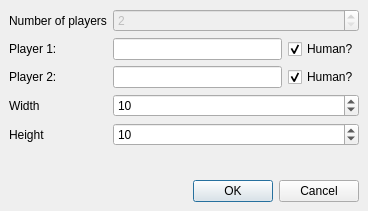
<ui version="4.0" >
 <class>NewGameDialog</class>
 <widget class="QDialog" name="NewGameDialog" >
  <property name="geometry" >
   <rect>
    <x>0</x>
    <y>0</y>
    <width>368</width>
    <height>211</height>
   </rect>
  </property>
  <property name="windowTitle" >
   <string>New Game</string>
  </property>
  <property name="layoutDirection" >
   <enum>Qt::LeftToRight</enum>
  </property>
  <layout class="QGridLayout" >
   <property name="margin" >
    <number>9</number>
   </property>
   <property name="spacing" >
    <number>6</number>
   </property>
   <item row="0" column="0" >
    <layout class="QGridLayout" >
     <property name="margin" >
      <number>0</number>
     </property>
     <property name="spacing" >
      <number>6</number>
     </property>
     <item row="2" column="0" >
      <widget class="QLabel" name="labelPLayer2Name" >
       <property name="whatsThis" >
        <string>&lt;html>&lt;head>&lt;meta name="qrichtext" content="1" />&lt;style type="text/css">
p, li { white-space: pre-wrap; }
&lt;/style>&lt;/head>&lt;body style=" font-family:Sans Serif; font-size:9pt; font-weight:400; font-style:normal; text-decoration:none;">
&lt;p style=" margin-top:0px; margin-bottom:0px; margin-left:0px; margin-right:0px; -qt-block-indent:0; text-indent:0px; font-family:Sans;">The name of the second player&lt;/p>&lt;/body>&lt;/html></string>
       </property>
       <property name="text" >
        <string>Player 2:</string>
       </property>
       <property name="buddy" >
        <cstring>playerTwoName</cstring>
       </property>
      </widget>
     </item>
     <item row="4" column="0" >
      <widget class="QLabel" name="labelHeight" >
       <property name="whatsThis" >
        <string>&lt;html>&lt;head>&lt;meta name="qrichtext" content="1" />&lt;style type="text/css">
p, li { white-space: pre-wrap; }
&lt;/style>&lt;/head>&lt;body style=" font-family:Sans Serif; font-size:9pt; font-weight:400; font-style:normal; text-decoration:none;">
&lt;p style=" margin-top:0px; margin-bottom:0px; margin-left:0px; margin-right:0px; -qt-block-indent:0; text-indent:0px; font-family:Sans;">The number of squares the area is high&lt;/p>&lt;/body>&lt;/html></string>
       </property>
       <property name="text" >
        <string>Height</string>
       </property>
       <property name="buddy" >
        <cstring>spinHeight</cstring>
       </property>
      </widget>
     </item>
     <item row="0" column="0" >
      <widget class="QLabel" name="numOfPlayersLabel" >
       <property name="text" >
        <string>Number of players</string>
       </property>
      </widget>
     </item>
     <item row="2" column="1" >
      <widget class="QLineEdit" name="playerTwoName" />
     </item>
     <item row="1" column="0" >
      <widget class="QLabel" name="labelPLayer1Name" >
       <property name="whatsThis" >
        <string>&lt;html>&lt;head>&lt;meta name="qrichtext" content="1" />&lt;style type="text/css">
p, li { white-space: pre-wrap; }
&lt;/style>&lt;/head>&lt;body style=" font-family:Sans Serif; font-size:9pt; font-weight:400; font-style:normal; text-decoration:none;">
&lt;p style=" margin-top:0px; margin-bottom:0px; margin-left:0px; margin-right:0px; -qt-block-indent:0; text-indent:0px;">The name of the first player&lt;/p>&lt;/body>&lt;/html></string>
       </property>
       <property name="text" >
        <string>Player 1:</string>
       </property>
       <property name="buddy" >
        <cstring>playerTwoName</cstring>
       </property>
      </widget>
     </item>
     <item row="1" column="1" >
      <widget class="QLineEdit" name="playerOneName" />
     </item>
     <item row="3" column="0" >
      <widget class="QLabel" name="labelWidth" >
       <property name="whatsThis" >
        <string>&lt;html>&lt;head>&lt;meta name="qrichtext" content="1" />&lt;style type="text/css">
p, li { white-space: pre-wrap; }
&lt;/style>&lt;/head>&lt;body style=" font-family:Sans Serif; font-size:9pt; font-weight:400; font-style:normal; text-decoration:none;">
&lt;p style=" margin-top:0px; margin-bottom:0px; margin-left:0px; margin-right:0px; -qt-block-indent:0; text-indent:0px; font-family:Sans;">The number of squares the area is wide&lt;/p>&lt;/body>&lt;/html></string>
       </property>
       <property name="text" >
        <string>Width</string>
       </property>
       <property name="buddy" >
        <cstring>spinWidth</cstring>
       </property>
      </widget>
     </item>
     <item row="1" column="2" >
      <widget class="QCheckBox" name="playerOneHuman" >
       <property name="text" >
        <string>Human?</string>
       </property>
       <property name="checked" >
        <bool>true</bool>
       </property>
      </widget>
     </item>
     <item row="2" column="2" >
      <widget class="QCheckBox" name="playerTwoHuman" >
       <property name="text" >
        <string>Human?</string>
       </property>
       <property name="checked" >
        <bool>true</bool>
       </property>
      </widget>
     </item>
     <item row="0" column="1" colspan="2" >
      <widget class="QSpinBox" name="spinNumOfPlayers" >
       <property name="enabled" >
        <bool>false</bool>
       </property>
       <property name="maximum" >
        <number>5</number>
       </property>
       <property name="minimum" >
        <number>2</number>
       </property>
      </widget>
     </item>
     <item row="3" column="1" colspan="2" >
      <widget class="QSpinBox" name="spinWidth" >
       <property name="minimum" >
        <number>1</number>
       </property>
       <property name="value" >
        <number>10</number>
       </property>
      </widget>
     </item>
     <item row="4" column="1" colspan="2" >
      <widget class="QSpinBox" name="spinHeight" >
       <property name="minimum" >
        <number>1</number>
       </property>
       <property name="value" >
        <number>10</number>
       </property>
      </widget>
     </item>
    </layout>
   </item>
   <item row="2" column="0" >
    <widget class="QDialogButtonBox" name="buttonBox" >
     <property name="orientation" >
      <enum>Qt::Horizontal</enum>
     </property>
     <property name="standardButtons" >
      <set>QDialogButtonBox::Cancel|QDialogButtonBox::NoButton|QDialogButtonBox::Ok</set>
     </property>
    </widget>
   </item>
   <item row="1" column="0" >
    <spacer>
     <property name="orientation" >
      <enum>Qt::Vertical</enum>
     </property>
     <property name="sizeHint" >
      <size>
       <width>20</width>
       <height>40</height>
      </size>
     </property>
    </spacer>
   </item>
  </layout>
 </widget>
 <tabstops>
  <tabstop>playerOneName</tabstop>
  <tabstop>playerTwoName</tabstop>
  <tabstop>spinWidth</tabstop>
  <tabstop>spinHeight</tabstop>
 </tabstops>
 <resources/>
 <connections>
  <connection>
   <sender>buttonBox</sender>
   <signal>accepted()</signal>
   <receiver>NewGameDialog</receiver>
   <slot>accept()</slot>
   <hints>
    <hint type="sourcelabel" >
     <x>227</x>
     <y>277</y>
    </hint>
    <hint type="destinationlabel" >
     <x>157</x>
     <y>274</y>
    </hint>
   </hints>
  </connection>
  <connection>
   <sender>buttonBox</sender>
   <signal>rejected()</signal>
   <receiver>NewGameDialog</receiver>
   <slot>reject()</slot>
   <hints>
    <hint type="sourcelabel" >
     <x>295</x>
     <y>283</y>
    </hint>
    <hint type="destinationlabel" >
     <x>286</x>
     <y>274</y>
    </hint>
   </hints>
  </connection>
 </connections>
</ui>
